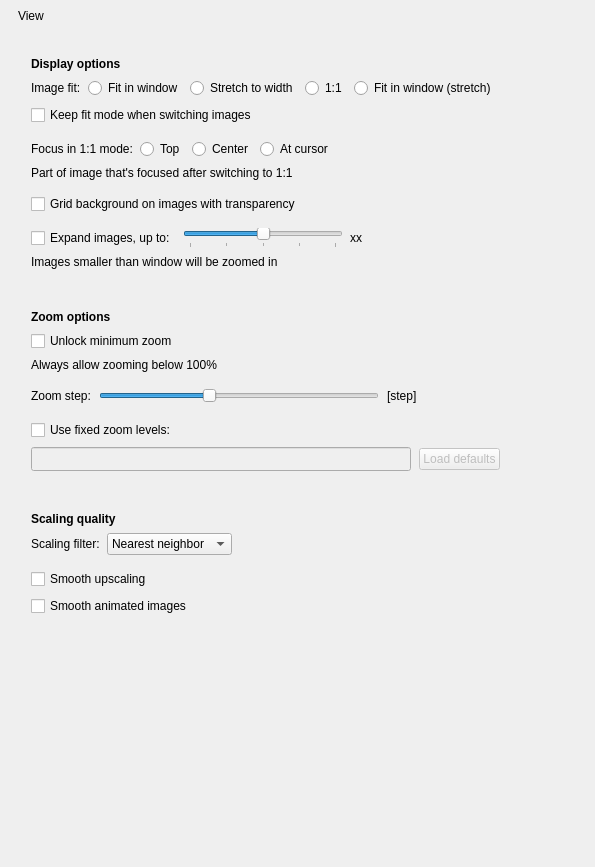
             <widget class="QWidget" name="scrollAreaWidgetContents_3">
              <property name="geometry">
               <rect>
                <x>0</x>
                <y>0</y>
                <width>595</width>
                <height>867</height>
               </rect>
              </property>
              <layout class="QVBoxLayout" name="verticalLayout_27">
               <property name="spacing">
                <number>9</number>
               </property>
               <property name="leftMargin">
                <number>18</number>
               </property>
               <property name="topMargin">
                <number>9</number>
               </property>
               <property name="rightMargin">
                <number>18</number>
               </property>
               <property name="bottomMargin">
                <number>9</number>
               </property>
               <item>
                <widget class="QLabel" name="label_9">
                 <property name="accessibleName">
                  <string notr="true">SHeaderText</string>
                 </property>
                 <property name="text">
                  <string>View</string>
                 </property>
                </widget>
               </item>
               <item>
                <widget class="QWidget" name="widget_4" native="true">
                 <property name="accessibleName">
                  <string notr="true">SHeaderLine</string>
                 </property>
                </widget>
               </item>
               <item>
                <spacer name="verticalSpacer_8">
                 <property name="orientation">
                  <enum>Qt::Vertical</enum>
                 </property>
                 <property name="sizeType">
                  <enum>QSizePolicy::Fixed</enum>
                 </property>
                 <property name="sizeHint" stdset="0">
                  <size>
                   <width>20</width>
                   <height>6</height>
                  </size>
                 </property>
                </spacer>
               </item>
               <item>
                <widget class="QWidget" name="displayGroup" native="true">
                 <property name="accessibleName">
                  <string notr="true">SGroup</string>
                 </property>
                 <layout class="QVBoxLayout" name="verticalLayout_13">
                  <property name="spacing">
                   <number>7</number>
                  </property>
                  <property name="leftMargin">
                   <number>13</number>
                  </property>
                  <property name="topMargin">
                   <number>10</number>
                  </property>
                  <property name="rightMargin">
                   <number>13</number>
                  </property>
                  <property name="bottomMargin">
                   <number>10</number>
                  </property>
                  <item>
                   <widget class="QLabel" name="label_40">
                    <property name="font">
                     <font>
                      <bold>true</bold>
                     </font>
                    </property>
                    <property name="text">
                     <string>Display options</string>
                    </property>
                   </widget>
                  </item>
                  <item>
                   <layout class="QHBoxLayout" name="horizontalLayout_29">
                    <property name="leftMargin">
                     <number>0</number>
                    </property>
                    <property name="topMargin">
                     <number>0</number>
                    </property>
                    <property name="rightMargin">
                     <number>0</number>
                    </property>
                    <item>
                     <widget class="QLabel" name="label_2">
                      <property name="sizePolicy">
                       <sizepolicy hsizetype="Minimum" vsizetype="Minimum">
                        <horstretch>0</horstretch>
                        <verstretch>0</verstretch>
                       </sizepolicy>
                      </property>
                      <property name="text">
                       <string>Image fit:</string>
                      </property>
                     </widget>
                    </item>
                    <item>
                     <widget class="QRadioButton" name="fitModeWindow">
                      <property name="text">
                       <string>Fit in window</string>
                      </property>
                      <property name="checked">
                       <bool>false</bool>
                      </property>
                     </widget>
                    </item>
                    <item>
                     <widget class="QRadioButton" name="fitModeWidth">
                      <property name="text">
                       <string>Stretch to width</string>
                      </property>
                     </widget>
                    </item>
                    <item>
                     <widget class="QRadioButton" name="fitMode1to1">
                      <property name="text">
                       <string>1:1</string>
                      </property>
                     </widget>
                    </item>
                    <item>
                     <widget class="QRadioButton" name="fitModeWindowStretch">
                      <property name="text">
                       <string>Fit in window (stretch)</string>
                      </property>
                     </widget>
                    </item>
                    <item>
                     <spacer name="horizontalSpacer_21">
                      <property name="orientation">
                       <enum>Qt::Horizontal</enum>
                      </property>
                      <property name="sizeHint" stdset="0">
                       <size>
                        <width>40</width>
                        <height>20</height>
                       </size>
                      </property>
                     </spacer>
                    </item>
                   </layout>
                  </item>
                  <item>
                   <widget class="QCheckBox" name="keepFitModeCheckBox">
                    <property name="text">
                     <string>Keep fit mode when switching images</string>
                    </property>
                   </widget>
                  </item>
                  <item>
                   <widget class="QWidget" name="widget_3" native="true">
                    <property name="accessibleName">
                     <string notr="true">SLine</string>
                    </property>
                   </widget>
                  </item>
                  <item>
                   <layout class="QHBoxLayout" name="horizontalLayout_31">
                    <property name="leftMargin">
                     <number>0</number>
                    </property>
                    <property name="topMargin">
                     <number>0</number>
                    </property>
                    <property name="rightMargin">
                     <number>0</number>
                    </property>
                    <item>
                     <widget class="QLabel" name="label_26">
                      <property name="sizePolicy">
                       <sizepolicy hsizetype="Minimum" vsizetype="Preferred">
                        <horstretch>0</horstretch>
                        <verstretch>0</verstretch>
                       </sizepolicy>
                      </property>
                      <property name="text">
                       <string>Focus in 1:1 mode:</string>
                      </property>
                     </widget>
                    </item>
                    <item>
                     <widget class="QRadioButton" name="focus1to1Top">
                      <property name="text">
                       <string>Top</string>
                      </property>
                     </widget>
                    </item>
                    <item>
                     <widget class="QRadioButton" name="focus1to1Center">
                      <property name="text">
                       <string>Center</string>
                      </property>
                     </widget>
                    </item>
                    <item>
                     <widget class="QRadioButton" name="focus1to1Cursor">
                      <property name="text">
                       <string>At cursor</string>
                      </property>
                     </widget>
                    </item>
                    <item>
                     <spacer name="horizontalSpacer_23">
                      <property name="orientation">
                       <enum>Qt::Horizontal</enum>
                      </property>
                      <property name="sizeHint" stdset="0">
                       <size>
                        <width>40</width>
                        <height>20</height>
                       </size>
                      </property>
                     </spacer>
                    </item>
                   </layout>
                  </item>
                  <item>
                   <widget class="QLabel" name="label_10">
                    <property name="accessibleName">
                     <string notr="true">SNoteText</string>
                    </property>
                    <property name="text">
                     <string>Part of image that's focused after switching to 1:1</string>
                    </property>
                   </widget>
                  </item>
                  <item>
                   <widget class="QWidget" name="widget_8" native="true">
                    <property name="accessibleName">
                     <string notr="true">SLine</string>
                    </property>
                   </widget>
                  </item>
                  <item>
                   <widget class="QCheckBox" name="transparencyGridCheckBox">
                    <property name="enabled">
                     <bool>true</bool>
                    </property>
                    <property name="sizePolicy">
                     <sizepolicy hsizetype="Minimum" vsizetype="Minimum">
                      <horstretch>0</horstretch>
                      <verstretch>0</verstretch>
                     </sizepolicy>
                    </property>
                    <property name="text">
                     <string>Grid background on images with transparency</string>
                    </property>
                   </widget>
                  </item>
                  <item>
                   <widget class="QWidget" name="widget_21" native="true">
                    <property name="accessibleName">
                     <string notr="true">SLine</string>
                    </property>
                   </widget>
                  </item>
                  <item>
                   <layout class="QHBoxLayout" name="horizontalLayout_30">
                    <property name="leftMargin">
                     <number>0</number>
                    </property>
                    <property name="topMargin">
                     <number>0</number>
                    </property>
                    <property name="rightMargin">
                     <number>0</number>
                    </property>
                    <item>
                     <widget class="QCheckBox" name="expandImageCheckBox">
                      <property name="sizePolicy">
                       <sizepolicy hsizetype="Minimum" vsizetype="Minimum">
                        <horstretch>0</horstretch>
                        <verstretch>0</verstretch>
                       </sizepolicy>
                      </property>
                      <property name="minimumSize">
                       <size>
                        <width>0</width>
                        <height>0</height>
                       </size>
                      </property>
                      <property name="text">
                       <string>Expand images, up to:</string>
                      </property>
                     </widget>
                    </item>
                    <item>
                     <widget class="QSlider" name="expandLimitSlider">
                      <property name="sizePolicy">
                       <sizepolicy hsizetype="Fixed" vsizetype="Preferred">
                        <horstretch>0</horstretch>
                        <verstretch>0</verstretch>
                       </sizepolicy>
                      </property>
                      <property name="minimumSize">
                       <size>
                        <width>160</width>
                        <height>0</height>
                       </size>
                      </property>
                      <property name="minimum">
                       <number>0</number>
                      </property>
                      <property name="maximum">
                       <number>4</number>
                      </property>
                      <property name="pageStep">
                       <number>1</number>
                      </property>
                      <property name="value">
                       <number>2</number>
                      </property>
                      <property name="orientation">
                       <enum>Qt::Horizontal</enum>
                      </property>
                      <property name="tickPosition">
                       <enum>QSlider::TicksBelow</enum>
                      </property>
                      <property name="tickInterval">
                       <number>1</number>
                      </property>
                     </widget>
                    </item>
                    <item>
                     <widget class="QWidget" name="expandImagesGroupContents" native="true">
                      <layout class="QHBoxLayout" name="horizontalLayout_17">
                       <property name="leftMargin">
                        <number>0</number>
                       </property>
                       <property name="topMargin">
                        <number>0</number>
                       </property>
                       <property name="rightMargin">
                        <number>0</number>
                       </property>
                       <property name="bottomMargin">
                        <number>0</number>
                       </property>
                       <item>
                        <widget class="QLabel" name="expandLimitLabel">
                         <property name="sizePolicy">
                          <sizepolicy hsizetype="Fixed" vsizetype="Preferred">
                           <horstretch>0</horstretch>
                           <verstretch>0</verstretch>
                          </sizepolicy>
                         </property>
                         <property name="minimumSize">
                          <size>
                           <width>35</width>
                           <height>0</height>
                          </size>
                         </property>
                         <property name="maximumSize">
                          <size>
                           <width>35</width>
                           <height>16777215</height>
                          </size>
                         </property>
                         <property name="text">
                          <string notr="true">xx</string>
                         </property>
                         <property name="alignment">
                          <set>Qt::AlignLeading|Qt::AlignLeft|Qt::AlignVCenter</set>
                         </property>
                        </widget>
                       </item>
                      </layout>
                     </widget>
                    </item>
                    <item>
                     <spacer name="horizontalSpacer_22">
                      <property name="orientation">
                       <enum>Qt::Horizontal</enum>
                      </property>
                      <property name="sizeHint" stdset="0">
                       <size>
                        <width>40</width>
                        <height>20</height>
                       </size>
                      </property>
                     </spacer>
                    </item>
                   </layout>
                  </item>
                  <item>
                   <widget class="QLabel" name="label_13">
                    <property name="accessibleName">
                     <string notr="true">SNoteText</string>
                    </property>
                    <property name="text">
                     <string>Images smaller than window will be zoomed in</string>
                    </property>
                   </widget>
                  </item>
                 </layout>
                </widget>
               </item>
               <item>
                <spacer name="verticalSpacer_20">
                 <property name="orientation">
                  <enum>Qt::Vertical</enum>
                 </property>
                 <property name="sizeType">
                  <enum>QSizePolicy::Fixed</enum>
                 </property>
                 <property name="sizeHint" stdset="0">
                  <size>
                   <width>20</width>
                   <height>12</height>
                  </size>
                 </property>
                </spacer>
               </item>
               <item>
                <widget class="QWidget" name="zoomGroup" native="true">
                 <property name="accessibleName">
                  <string notr="true">SGroup</string>
                 </property>
                 <layout class="QVBoxLayout" name="verticalLayout_8">
                  <property name="spacing">
                   <number>7</number>
                  </property>
                  <property name="leftMargin">
                   <number>13</number>
                  </property>
                  <property name="topMargin">
                   <number>10</number>
                  </property>
                  <property name="rightMargin">
                   <number>13</number>
                  </property>
                  <property name="bottomMargin">
                   <number>10</number>
                  </property>
                  <item>
                   <widget class="QLabel" name="label_19">
                    <property name="font">
                     <font>
                      <bold>true</bold>
                     </font>
                    </property>
                    <property name="text">
                     <string>Zoom options</string>
                    </property>
                   </widget>
                  </item>
                  <item>
                   <widget class="QCheckBox" name="unlockMinZoomCheckBox">
                    <property name="text">
                     <string>Unlock minimum zoom</string>
                    </property>
                   </widget>
                  </item>
                  <item>
                   <widget class="QLabel" name="label_44">
                    <property name="accessibleName">
                     <string notr="true">SNoteText</string>
                    </property>
                    <property name="text">
                     <string>Always allow zooming below 100%</string>
                    </property>
                   </widget>
                  </item>
                  <item>
                   <widget class="QWidget" name="widget_11" native="true">
                    <property name="accessibleName">
                     <string notr="true">SLine</string>
                    </property>
                   </widget>
                  </item>
                  <item>
                   <layout class="QHBoxLayout" name="horizontalLayout_20" stretch="0,0,0,0">
                    <property name="spacing">
                     <number>8</number>
                    </property>
                    <property name="topMargin">
                     <number>0</number>
                    </property>
                    <property name="rightMargin">
                     <number>0</number>
                    </property>
                    <item>
                     <widget class="QLabel" name="label_12">
                      <property name="text">
                       <string>Zoom step:</string>
                      </property>
                     </widget>
                    </item>
                    <item>
                     <widget class="QSlider" name="zoomStepSlider">
                      <property name="sizePolicy">
                       <sizepolicy hsizetype="Preferred" vsizetype="Fixed">
                        <horstretch>0</horstretch>
                        <verstretch>0</verstretch>
                       </sizepolicy>
                      </property>
                      <property name="minimumSize">
                       <size>
                        <width>280</width>
                        <height>0</height>
                       </size>
                      </property>
                      <property name="maximumSize">
                       <size>
                        <width>300</width>
                        <height>16777215</height>
                       </size>
                      </property>
                      <property name="minimum">
                       <number>1</number>
                      </property>
                      <property name="maximum">
                       <number>50</number>
                      </property>
                      <property name="pageStep">
                       <number>10</number>
                      </property>
                      <property name="value">
                       <number>20</number>
                      </property>
                      <property name="orientation">
                       <enum>Qt::Horizontal</enum>
                      </property>
                      <property name="tickPosition">
                       <enum>QSlider::NoTicks</enum>
                      </property>
                      <property name="tickInterval">
                       <number>5</number>
                      </property>
                     </widget>
                    </item>
                    <item>
                     <widget class="QLabel" name="zoomStepLabel">
                      <property name="sizePolicy">
                       <sizepolicy hsizetype="Preferred" vsizetype="Preferred">
                        <horstretch>0</horstretch>
                        <verstretch>0</verstretch>
                       </sizepolicy>
                      </property>
                      <property name="minimumSize">
                       <size>
                        <width>60</width>
                        <height>0</height>
                       </size>
                      </property>
                      <property name="maximumSize">
                       <size>
                        <width>60</width>
                        <height>16777215</height>
                       </size>
                      </property>
                      <property name="text">
                       <string notr="true">[step]</string>
                      </property>
                     </widget>
                    </item>
                    <item>
                     <spacer name="horizontalSpacer_4">
                      <property name="orientation">
                       <enum>Qt::Horizontal</enum>
                      </property>
                      <property name="sizeHint" stdset="0">
                       <size>
                        <width>40</width>
                        <height>20</height>
                       </size>
                      </property>
                     </spacer>
                    </item>
                   </layout>
                  </item>
                  <item>
                   <widget class="QWidget" name="widget_22" native="true">
                    <property name="accessibleName">
                     <string notr="true">SLine</string>
                    </property>
                   </widget>
                  </item>
                  <item>
                   <widget class="QCheckBox" name="useFixedZoomLevelsCheckBox">
                    <property name="text">
                     <string>Use fixed zoom levels:</string>
                    </property>
                   </widget>
                  </item>
                  <item>
                   <widget class="QWidget" name="widget" native="true">
                    <property name="enabled">
                     <bool>false</bool>
                    </property>
                    <layout class="QHBoxLayout" name="horizontalLayout_26">
                     <property name="spacing">
                      <number>8</number>
                     </property>
                     <property name="leftMargin">
                      <number>0</number>
                     </property>
                     <property name="topMargin">
                      <number>0</number>
                     </property>
                     <property name="rightMargin">
                      <number>0</number>
                     </property>
                     <property name="bottomMargin">
                      <number>0</number>
                     </property>
                     <item>
                      <widget class="QLineEdit" name="zoomLevels">
                       <property name="sizePolicy">
                        <sizepolicy hsizetype="Minimum" vsizetype="Fixed">
                         <horstretch>0</horstretch>
                         <verstretch>0</verstretch>
                        </sizepolicy>
                       </property>
                       <property name="minimumSize">
                        <size>
                         <width>380</width>
                         <height>24</height>
                        </size>
                       </property>
                      </widget>
                     </item>
                     <item>
                      <widget class="QPushButton" name="resetZoomLevelsButton">
                       <property name="text">
                        <string>Load defaults</string>
                       </property>
                      </widget>
                     </item>
                     <item>
                      <spacer name="horizontalSpacer_30">
                       <property name="orientation">
                        <enum>Qt::Horizontal</enum>
                       </property>
                       <property name="sizeHint" stdset="0">
                        <size>
                         <width>40</width>
                         <height>20</height>
                        </size>
                       </property>
                      </spacer>
                     </item>
                    </layout>
                   </widget>
                  </item>
                 </layout>
                </widget>
               </item>
               <item>
                <spacer name="verticalSpacer_13">
                 <property name="orientation">
                  <enum>Qt::Vertical</enum>
                 </property>
                 <property name="sizeType">
                  <enum>QSizePolicy::Fixed</enum>
                 </property>
                 <property name="sizeHint" stdset="0">
                  <size>
                   <width>20</width>
                   <height>12</height>
                  </size>
                 </property>
                </spacer>
               </item>
               <item>
                <widget class="QWidget" name="scalingGroup" native="true">
                 <property name="accessibleName">
                  <string notr="true">SGroup</string>
                 </property>
                 <layout class="QVBoxLayout" name="verticalLayout_24">
                  <property name="spacing">
                   <number>7</number>
                  </property>
                  <property name="leftMargin">
                   <number>13</number>
                  </property>
                  <property name="topMargin">
                   <number>10</number>
                  </property>
                  <property name="rightMargin">
                   <number>13</number>
                  </property>
                  <property name="bottomMargin">
                   <number>10</number>
                  </property>
                  <item>
                   <widget class="QLabel" name="title3">
                    <property name="font">
                     <font>
                      <bold>true</bold>
                     </font>
                    </property>
                    <property name="text">
                     <string>Scaling quality</string>
                    </property>
                   </widget>
                  </item>
                  <item>
                   <layout class="QHBoxLayout" name="horizontalLayout_5">
                    <item>
                     <widget class="QLabel" name="scalingQualityLabel">
                      <property name="enabled">
                       <bool>true</bool>
                      </property>
                      <property name="sizePolicy">
                       <sizepolicy hsizetype="Minimum" vsizetype="Minimum">
                        <horstretch>0</horstretch>
                        <verstretch>0</verstretch>
                       </sizepolicy>
                      </property>
                      <property name="minimumSize">
                       <size>
                        <width>0</width>
                        <height>0</height>
                       </size>
                      </property>
                      <property name="toolTip">
                       <string/>
                      </property>
                      <property name="text">
                       <string>Scaling filter:</string>
                      </property>
                     </widget>
                    </item>
                    <item>
                     <widget class="QComboBox" name="scalingQualityComboBox">
                      <property name="enabled">
                       <bool>true</bool>
                      </property>
                      <property name="sizePolicy">
                       <sizepolicy hsizetype="Minimum" vsizetype="Minimum">
                        <horstretch>0</horstretch>
                        <verstretch>0</verstretch>
                       </sizepolicy>
                      </property>
                      <property name="minimumSize">
                       <size>
                        <width>0</width>
                        <height>0</height>
                       </size>
                      </property>
                      <property name="toolTip">
                       <string/>
                      </property>
                      <property name="toolTipDuration">
                       <number>-1</number>
                      </property>
                      <property name="currentIndex">
                       <number>0</number>
                      </property>
                      <item>
                       <property name="text">
                        <string>Nearest neighbor</string>
                       </property>
                      </item>
                      <item>
                       <property name="text">
                        <string>Bilinear</string>
                       </property>
                      </item>
                     </widget>
                    </item>
                    <item>
                     <spacer name="horizontalSpacer_29">
                      <property name="orientation">
                       <enum>Qt::Horizontal</enum>
                      </property>
                      <property name="sizeHint" stdset="0">
                       <size>
                        <width>40</width>
                        <height>20</height>
                       </size>
                      </property>
                     </spacer>
                    </item>
                   </layout>
                  </item>
                  <item>
                   <widget class="QWidget" name="widget_10" native="true">
                    <property name="accessibleName">
                     <string notr="true">SLine</string>
                    </property>
                   </widget>
                  </item>
                  <item>
                   <widget class="QCheckBox" name="smoothUpscalingCheckBox">
                    <property name="sizePolicy">
                     <sizepolicy hsizetype="MinimumExpanding" vsizetype="Minimum">
                      <horstretch>0</horstretch>
                      <verstretch>0</verstretch>
                     </sizepolicy>
                    </property>
                    <property name="minimumSize">
                     <size>
                      <width>0</width>
                      <height>0</height>
                     </size>
                    </property>
                    <property name="toolTip">
                     <string>When unchecked, nearest neighbor algorithm will be used for upscaling.</string>
                    </property>
                    <property name="text">
                     <string>Smooth upscaling</string>
                    </property>
                   </widget>
                  </item>
                  <item>
                   <widget class="QCheckBox" name="smoothAnimatedImagesCheckBox">
                    <property name="sizePolicy">
                     <sizepolicy hsizetype="MinimumExpanding" vsizetype="Minimum">
                      <horstretch>0</horstretch>
                      <verstretch>0</verstretch>
                     </sizepolicy>
                    </property>
                    <property name="minimumSize">
                     <size>
                      <width>0</width>
                      <height>0</height>
                     </size>
                    </property>
                    <property name="text">
                     <string>Smooth animated images</string>
                    </property>
                   </widget>
                  </item>
                 </layout>
                </widget>
               </item>
               <item>
                <spacer name="verticalSpacer_7">
                 <property name="orientation">
                  <enum>Qt::Vertical</enum>
                 </property>
                 <property name="sizeHint" stdset="0">
                  <size>
                   <width>20</width>
                   <height>215</height>
                  </size>
                 </property>
                </spacer>
               </item>
              </layout>
             </widget>
